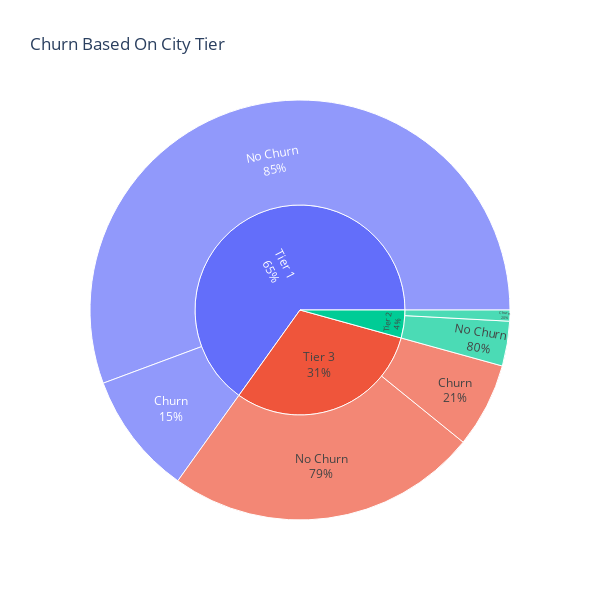

Notebook source saved alongside this figure:
### Code cell
fig = px.sunburst(tier, path = ['CityTier', 'Churn'], values = 'count', title = 'Churn Based On City Tier',
                 width = 600, height = 600)

fig.update_traces(textinfo = 'label + percent parent')
                  
fig.show()

### Figure 1 — Plotly figure (JSON) as saved in the notebook; plotly's stock layout.template omitted (floating-point values rounded to 4 significant figures)
{"data": [{"branchvalues": "total", "domain": {"x": [0, 1], "y": [0, 1]}, "hovertemplate": "labels=%{label}<br>count=%{value}<br>parent=%{parent}<br>id=%{id}<extra></extra>", "ids": ["Tier 1/Churn", "Tier 2/Churn", "Tier 3/Churn", "Tier 1/No Churn", "Tier 2/No Churn", "Tier 3/No Churn", "Tier 1", "Tier 2", "Tier 3"], "labels": ["Churn", "Churn", "Churn", "No Churn", "No Churn", "No Churn", "Tier 1", "Tier 2", "Tier 3"], "name": "", "parents": ["Tier 1", "Tier 2", "Tier 3", "Tier 1", "Tier 2", "Tier 3", "", "", ""], "textinfo": "label+percent parent", "type": "sunburst", "values": [532, 48, 368, 3134, 194, 1354, 3666, 242, 1722]}], "layout": {"height": 600, "legend": {"tracegroupgap": 0}, "title": {"text": "Churn Based On City Tier"}, "width": 600}}
